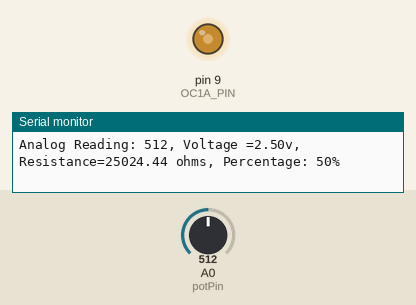
A sketch run on a simulated Arduino Uno, built with avr-gcc and run on an emulated ATmega328P. On the bench: output pins drawn as LEDs (lit = HIGH), the last lines printed to the serial monitor. Inputs (shaded band) come from the test bench; at power-on: A0 (potPin) = 512.

Above: at 1.3 s.
1.4 s: A0 (potPin) set to 716
At 2.7 s:
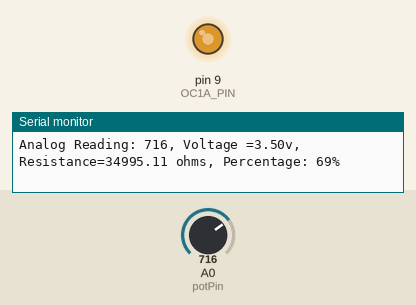
3.0 s: A0 (potPin) set to 900
At 3.4 s:
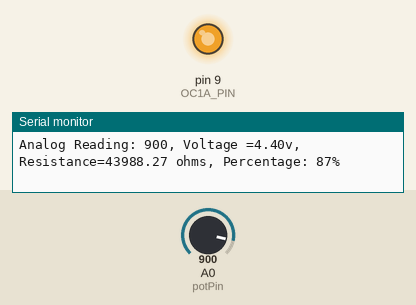
4.6 s: A0 (potPin) set to 11
At 5.8 s:
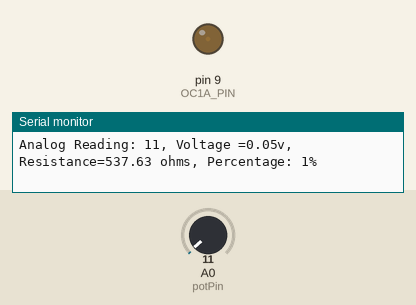
6.1 s: A0 (potPin) set to 8
At 7.3 s:
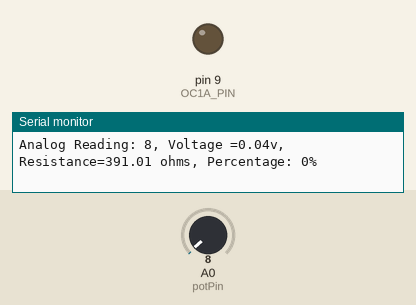
Timing chart, 0 to 8.6 s (numbered marks = the images above; inputs shaded):
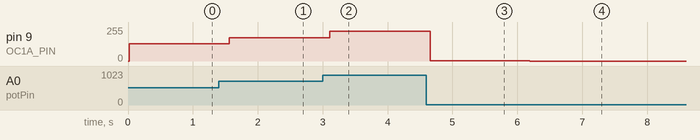

The sketch:

ventilateurs_serveur.ino
```cpp
float RT = 50000;// the rated potentiometer value
float R;// the unknown resistance value R

const byte OC1A_PIN = 9;
const byte OC1B_PIN = 10;

const word PWM_FREQ_HZ = 25000; //Adjust this value to adjust the frequency (Frequency in HZ!) (Set currently to 25kHZ)
const word TCNT1_TOP = 16000000/(2*PWM_FREQ_HZ);


int potPin = A0; // potentiometer is connected to analog 0 pin
int potValue; // variable used to store the value coming from the sensor
int percent; // variable used to store the percentage value

void setup() {
Serial.begin(9600); // initialize the serial communication

pinMode(OC1A_PIN, OUTPUT);

  // Clear Timer1 control and count registers
  TCCR1A = 0;
  TCCR1B = 0;
  TCNT1  = 0;

  // Set Timer1 configuration
  // COM1A(1:0) = 0b10   (Output A clear rising/set falling)
  // COM1B(1:0) = 0b00   (Output B normal operation)
  // WGM(13:10) = 0b1010 (Phase correct PWM)
  // ICNC1      = 0b0    (Input capture noise canceler disabled)
  // ICES1      = 0b0    (Input capture edge select disabled)
  // CS(12:10)  = 0b001  (Input clock select = clock/1)

  TCCR1A |= (1 << COM1A1) | (1 << WGM11);
  TCCR1B |= (1 << WGM13) | (1 << CS10);
  ICR1 = TCNT1_TOP;
}
void loop() {

potValue = analogRead(potPin); // get a reading from the potentiometer, assign the name potValue
percent = map(potValue, 0, 1023, 0, 100); // convert reading to a percentage
float voltage = potValue * (5.0 / 1023.0);  //convert to voltage
R = ( voltage * RT)/5.0;   // get value of unknown resistance

Serial.print("Analog Reading: "); // print out the analog value from A0
Serial.print(potValue);
Serial.print(", Voltage =");// prints the text "Voltage ="
Serial.print(voltage);
Serial.print("v, Resistance="); //prints the text "Resistance ="
Serial.print(R);
Serial.print(" ohms");
Serial.print(", Percentage: "); // print out the percentage
Serial.print(percent);
Serial.println("%");


setPwmDuty(percent);

delay(500); // wait a second

}


void setPwmDuty(byte duty) {
  OCR1A = (word) (duty*TCNT1_TOP)/100;
}
```

Measured:
- after the input at 1.4 s, pin 9 (OC1A_PIN): 128/255 → 175/255 after 0.16 s
- after the input at 3.0 s, pin 9 (OC1A_PIN): 175/255 → 222/255 after 0.11 s
- after the input at 4.6 s, pin 9 (OC1A_PIN): 222/255 → 2/255 after 0.05 s
- after the input at 6.1 s, pin 9 (OC1A_PIN): 2/255 → 0/255 after 0.09 s
